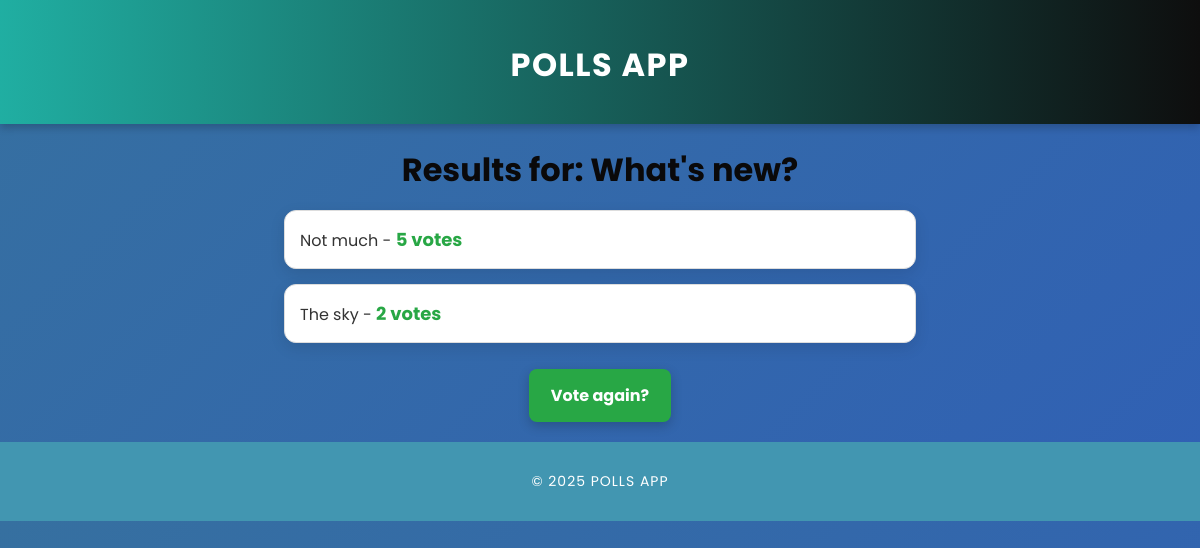
The app's page /polls/2/results/ with its own data.
### polls/models.py (models this page shows, shortened)
class Question(models.Model):
    question_text = models.CharField(max_length=200)
    pub_date = models.DateTimeField("date published")

class Choice(models.Model):
    question = models.ForeignKey(Question, on_delete=models.CASCADE)
    choice_text = models.CharField(max_length=200)
    votes = models.IntegerField(default=0)

### polls/views.py (the view)
# urls.py: path("<int:question_id>/results/", views.results, name="results"),
def results(request, question_id):
    question = get_object_or_404(Question, pk=question_id)
    return render(request, "polls/results.html", {"question": question})

### polls/templates/polls/results.html
{% extends "polls/base.html" %}
{% block content %}
    <h1>Results for: {{ question.question_text }}</h1>
    <ul>
        {% for choice in question.choice_set.all %}
            <li>{{ choice.choice_text }} - <strong>{{ choice.votes }} vote{{ choice.votes|pluralize }}</strong></li>
        {% endfor %}
    </ul>
    <a href="{% url 'polls:detail' question.id %}" class="button">Vote again?</a>
{% endblock %}

### polls/static/polls/css/style.css (style rules this page uses)
body { font-family: 'Poppins', sans-serif; background: linear-gradient(135deg, #3670a0, #3060b5); color: #333; margin: 0; padding: 0; text-align: center; }
h1 { color: #0a090a; font-size: 32px; margin-bottom: 15px; font-weight: 700; }
a { color: #2e527e; text-decoration: none; font-weight: bold; transition: 0.3s ease-in-out; }
ul { list-style: none; padding: 0; }
li { background: white; margin: 15px auto; padding: 15px; border: 1px solid #ddd; border-radius: 12px; width: 50%; text-align: left; box-shadow: 0 5px 15px rgba(0, 0, 0, 0.1); transition: all 0.3s ease-in-out; }
li strong { color: #28a745; font-size: 18px; font-weight: 700; }
.button { display: inline-block; padding: 14px 22px; margin-top: 10px; background: #28a745; color: white; font-weight: bold; border-radius: 8px; transition: all 0.3s; box-shadow: 0 4px 12px rgba(0, 0, 0, 0.2); }
h1, ul, form, .button { animation: fadeIn 0.6s ease-in-out; }

### records on screen
Question: question_text "What's new?"
Choice: choice_text "Not much", votes "5"
Choice: choice_text "The sky", votes "2"
